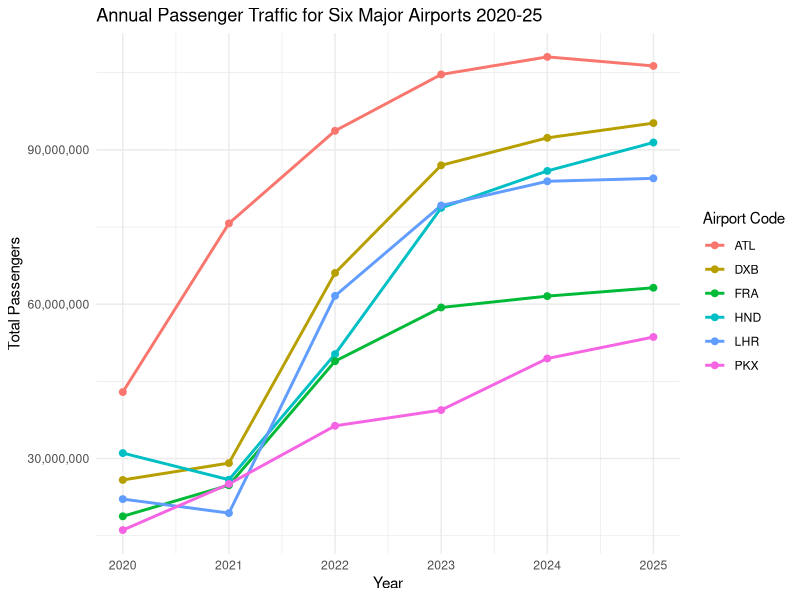
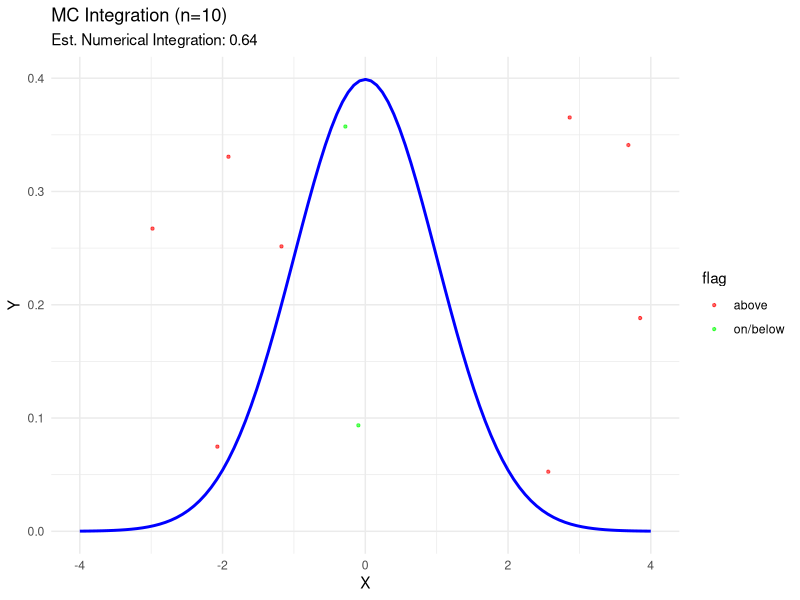
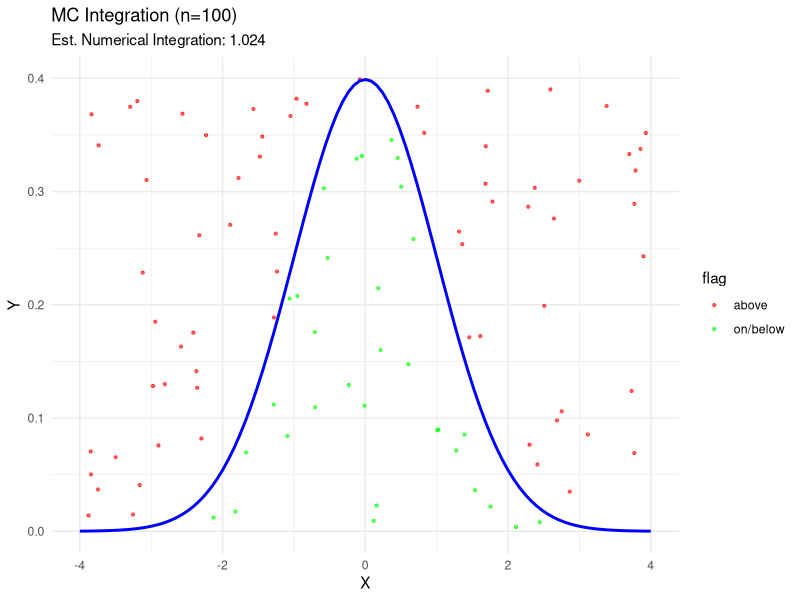
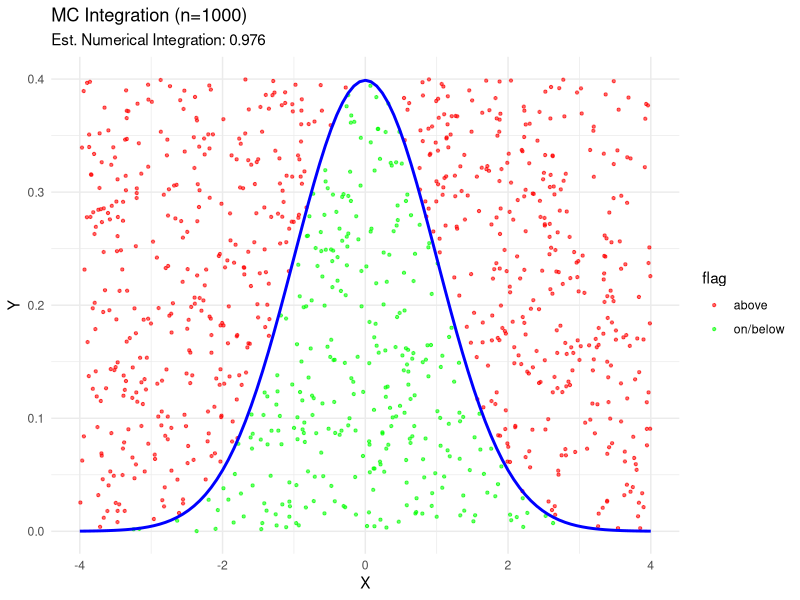
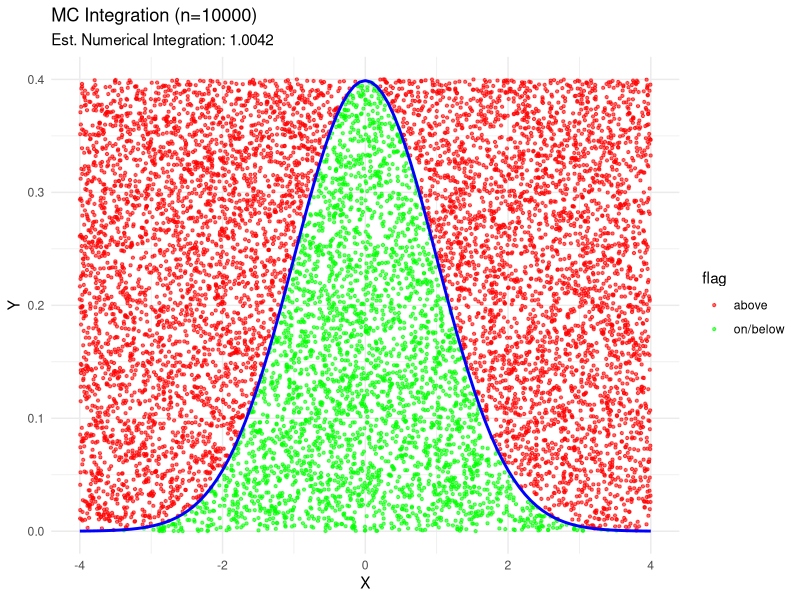

Here is the R script that generated these plots, in order: (Note: this script raises an error after producing the figures.)
## ---- chunk 1
#| label: setup
#| include: false

#loads required libraries
library(tidyverse)
library(knitr)
library(scales)
## ---- chunk 2
#| label: airports-data

airports <- tibble(
  airport = c(
    rep("Hartsfield-Jackson Atlanta International", 6),
    rep("Dubai International Airport", 6),
    rep("Tokyo Haneda Airport", 6),
    rep("Heathrow Airport", 6),
    rep("Frankfurt Airport", 6),
    rep("Beijing Daxing International Airport", 6)
  ),
  code = c(
    rep("ATL", 6), rep("DXB", 6), rep("HND", 6),
    rep("LHR", 6), rep("FRA", 6), rep("PKX", 6)
  ),
  year = as.integer(rep(2020:2025, 6)),
  passengers = c(
    42918685, 75704760, 93699630, 104653451, 108067766, 106302208,
    25836771, 29110609, 66069981, 86994365, 92331506, 95200000,
    31055210, 25876429, 50290705, 78719302, 85900167, 91430000,
    22111469, 19395000, 61614508, 79183364, 83884572, 84463000,
    18768601, 24812849, 48918482, 59355389, 61564957, 63189666,
    16090000, 25051012, 36361000, 39414905, 49441029, 53618949
  )
)
## ---- chunk 3
#| label: airports-table

airports |>
  mutate(passengers = format(passengers, big.mark = ",")) |>
  pivot_wider(names_from = year, values_from = passengers) |>
  select(-airport) |>
  knitr::kable(
    col.names = c("Code", "2020", "2021", "2022", "2023", "2024", "2025"),
    align = "lrrrrrr",
    caption = "Annual Passenger Traffic for Six Major Airports (2020-2025)"
  )
## ---- chunk 4
#| label: fig-airports
#| fig-cap: "Annual passenger traffic for six major airports from 2020 to 2025."
#| fig-alt: "Line chart showing annual passenger traffic for six major airports from 2020 to 2025."

# Line plot showing passenger trends over time coloured by airport code
ggplot(airports, aes(x = year, y = passengers, color = code, group = code)) +  
  geom_line(linewidth = 1) +
  geom_point(size = 2) +
  scale_x_continuous(breaks = 2020:2025) +
  scale_y_continuous(labels = scales::comma) +
  labs(
    title = "Annual Passenger Traffic for Six Major Airports 2020-25",
    x = "Year",
    y = "Total Passengers",
    color = "Airport Code"
  ) +
  theme_minimal()
## ---- chunk 5
#| label: monte-carlo-setup

# Generate n random (x, y) coordinate pairs within specified bounds
monte_carlo_points <- function(n, x_min, x_max, y_min, y_max) { 
  tibble(
    x = runif(n, min = x_min, max = x_max),
    y = runif(n, min = y_min, max = y_max)
  )
}

# run simulation at a given resolution and thren return a ggplot
make_mc_plot <- function(n) {
  sim_data <- monte_carlo_points(n = n, x_min = -4, x_max = 4, y_min = 0, y_max = 0.4) |>
    mutate(flag = ifelse(y <= dnorm(x, mean = 0, sd = 1), "on/below", "above"))

  est_integration <- mean(sim_data$flag == "on/below") * 3.2    #Estimate integral = proportion of points on/below curve * area of bounding box

  ggplot(sim_data, aes(x = x, y = y, color = flag)) +
    geom_point(size = 0.8, alpha = 0.6) +
    stat_function(
      fun = dnorm,
      args = list(mean = 0, sd = 1),
      xlim = c(-4, 4),
      color = "blue",
      linewidth = 1
    ) +
    scale_color_manual(values = c("above" = "red", "on/below" = "green")) +
    labs(
      title = paste0("MC Integration (n=", n, ")"),
      subtitle = paste("Est. Numerical Integration:", round(est_integration, 4)),
      x = "X",
      y = "Y",
      color = "flag"
    ) +
    theme_minimal()
}
## ---- chunk 6
#| label: fig-montecarlo
#| fig-cap: "Small multiple showing Monte Carlo numerical integration of the standard normal distribution at four resolutions"
#| fig-subcap:
#|   - "n = 10"
#|   - "n = 100"
#|   - "n = 1000"
#|   - "n = 10000"
#| layout-ncol: 2

make_mc_plot(10)
make_mc_plot(100)
make_mc_plot(1000)
make_mc_plot(10000)
## ---- chunk 7
#| label: fig-plan-informed
#| fig-cap: "Ulnar calcium measurements over time by treatment group, from plan-informed Claude response."
#| echo: false
#| out-width: "100%"

knitr::include_graphics("/Users/shloki/Desktop/stat184/hw4.3/CalciumPlanPlot.png")
## ---- chunk 8
#| label: fig-generic-1
#| fig-cap: "Generic prompt response - group means view."
#| echo: false
#| out-width: "100%"

knitr::include_graphics("/Users/shloki/Desktop/stat184/hw4.3/ClaudePlot1.png")
## ---- chunk 9
#| label: fig-generic-2
#| fig-cap: "Generic prompt response - individual lines view."
#| echo: false
#| out-width: "100%"

knitr::include_graphics("/Users/shloki/Desktop/stat184/hw4.3/ClaudePlot2.png")
